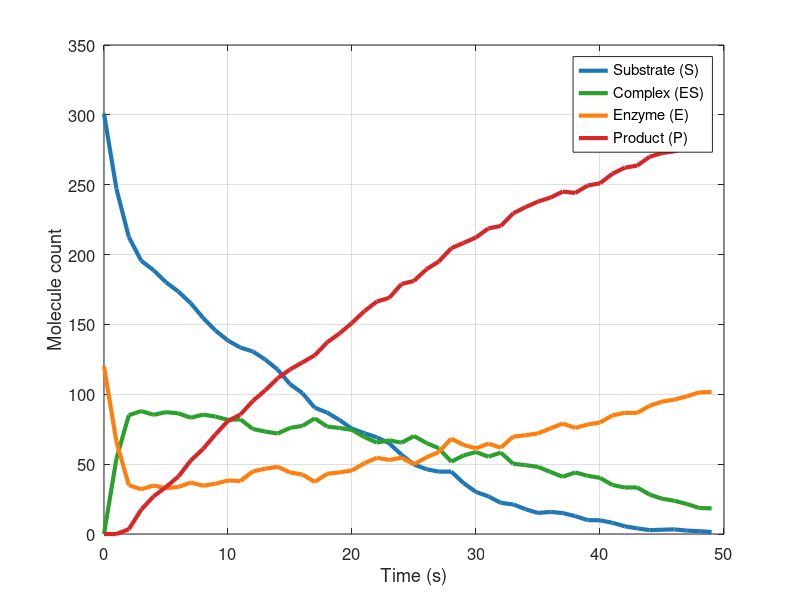

Write MATLAB code to recreate this figure.
function CLE_MM()
    % Parameters and Initial Conditions
    nA = 6.023e23;
    vol = 1e-15;
    c = [1e6/(nA*vol); 1e-4; 0.1];
    % Stoichiometric matrix
    V = [-1  1  0; -1  1  1; 1 -1 -1; 0  0  1];
    % Initial state
    X = [round(5e-7*nA*vol); round(2e-7*nA*vol); 0; 0];
    % Simulation setup
    t = 0;
    tfinal = 49;
    results = [t X'];
    % Fixed time step for tau-leaping 
    tau = 1; 
    
    tic;
    % CLE simulation
    while t < tfinal
        %tau to not exceed tfinal
        if t + tau > tfinal
            tau = tfinal - t;
        end
        
        % Evaluate propensities
        a = [c(1)*X(1)*X(2)   % S+E->ES
             c(2)*X(3)         % ES->S+E
             c(3)*X(3)];       % ES->P+E
        
        % Generate normal random variables / update state
        xi = randn(3,1);
        X_new = X + V(:,1:3) * a * tau + V(:,1:3) * (sqrt(a .* tau) .* xi);
        
        % Update state, time, and results
        X = X_new;
        t = t + tau;
        results(end+1,:) = [t X'];
    end
    
    elapsed_time = toc;
    fprintf('Simulation time: %.4f seconds\n', elapsed_time);

    % Plot
    figure('Color','white');
    plot(results(:,1), results(:,2), 'LineWidth', 3, 'Color', '#1f77b4'); % S
    hold on;
    plot(results(:,1), results(:,4), 'LineWidth', 3, 'Color', '#2ca02c'); % ES
    plot(results(:,1), results(:,3), 'LineWidth', 3, 'Color', '#ff7f0e'); % E
    plot(results(:,1), results(:,5), 'LineWidth', 3, 'Color', '#d62728'); % P
    hold off;
    
    legend({'Substrate (S)','Complex (ES)','Enzyme (E)','Product (P)'}, ...
           'Location', 'best', 'FontSize', 16);
    xlabel('Time (s)'); 
    ylabel('Molecule count');
    grid on;
    set(gca, 'FontSize', 12);
end